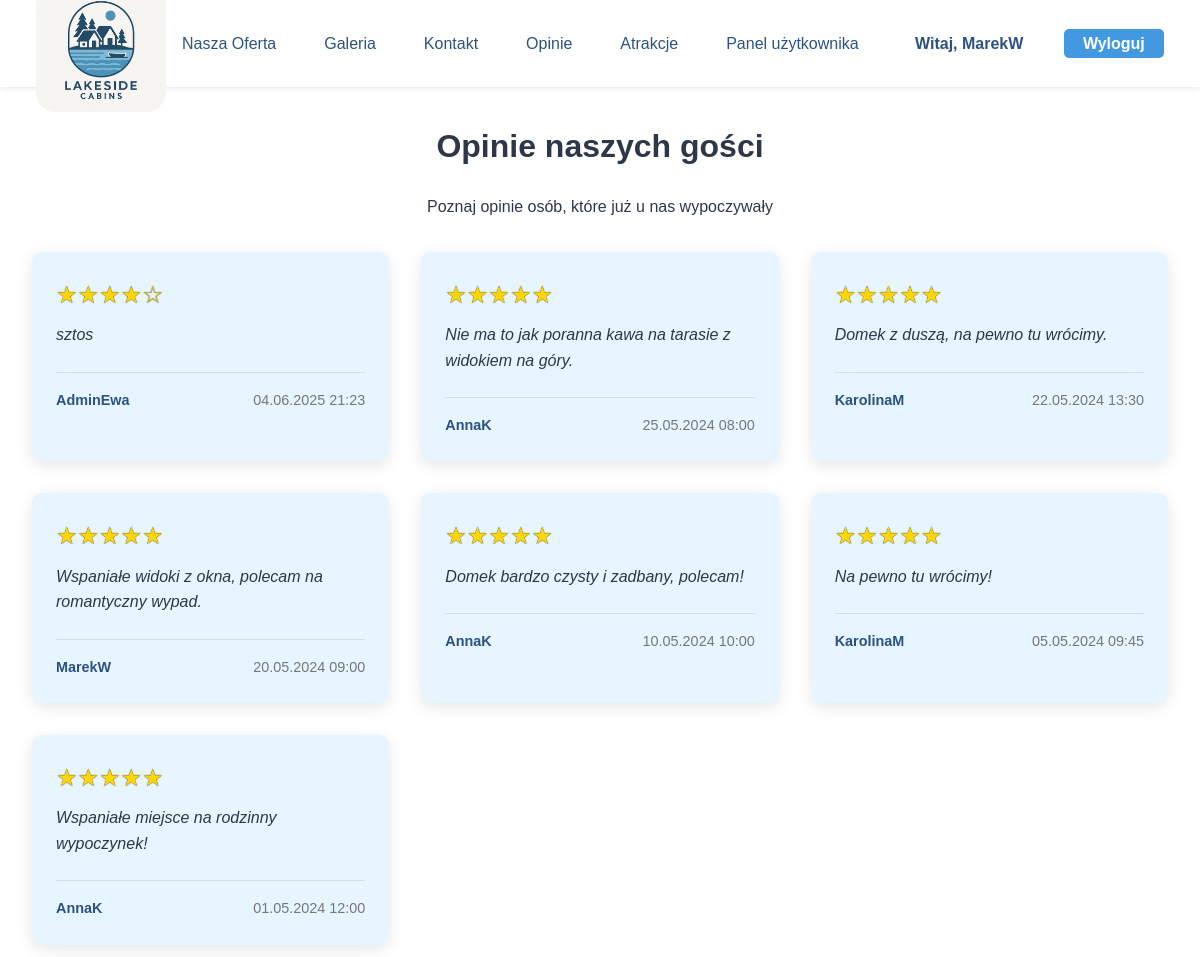
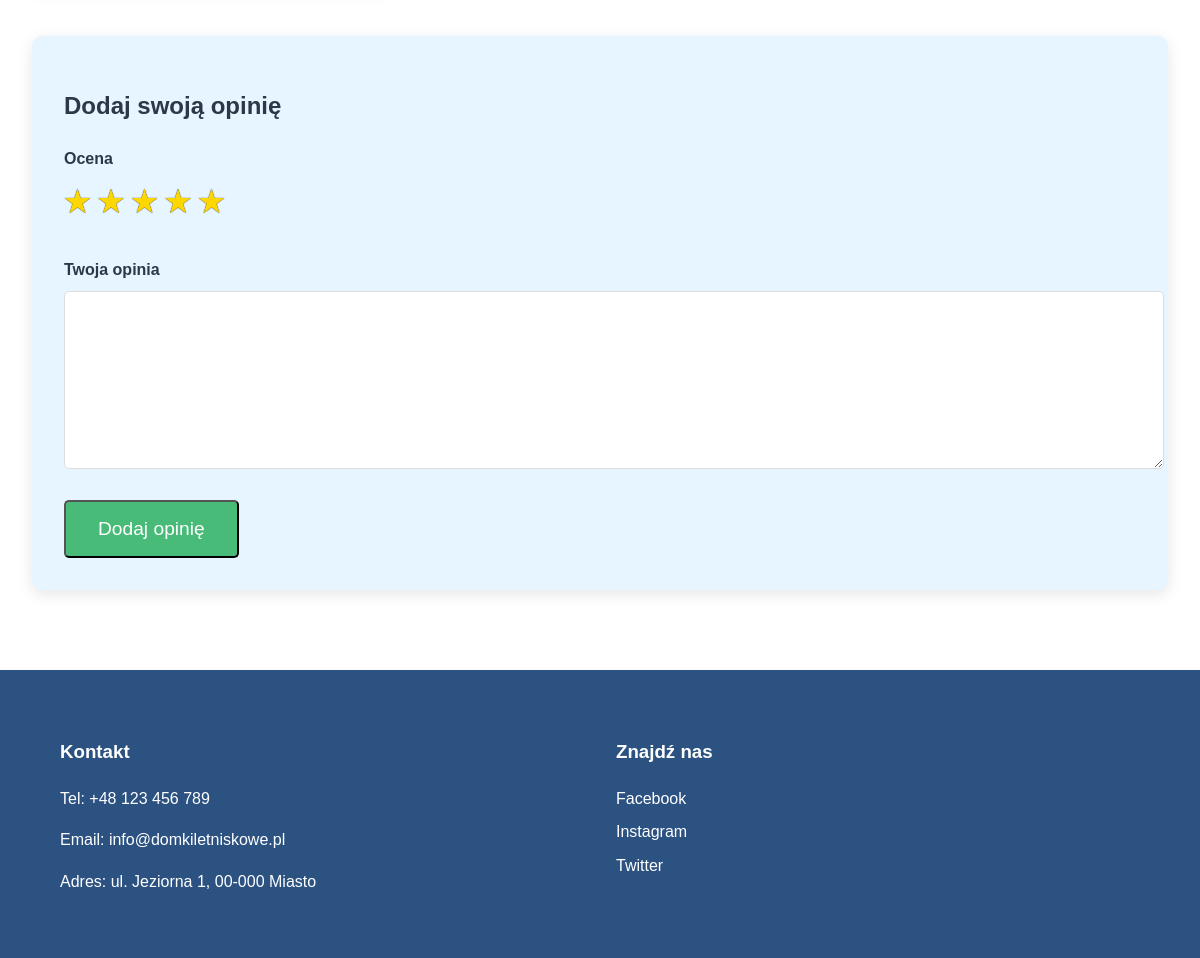
The app's page /opinie.php (signed in) with its own data (2 pictures, top to bottom).
### tables this page shows
CREATE TABLE `opinions` (
  `id` int(11) NOT NULL,
  `user_id` int(11) NOT NULL,
  `content` text NOT NULL,
  `rating` int(11) DEFAULT NULL CHECK (`rating` between 1 and 5),
  `created_at` datetime NOT NULL DEFAULT current_timestamp(),
  `approved` tinyint(1) DEFAULT 0
);

CREATE TABLE `users` (
  `id` int(11) NOT NULL,
  `username` varchar(50) NOT NULL,
  `email` varchar(100) NOT NULL,
  `password` varchar(255) NOT NULL,
  `role` enum('admin','client','konserwator','ksiegowy') DEFAULT 'client'
);

### opinie.php (the view, shortened to what this page needs)
<?php
$host = 'localhost';
$user = 'root';
$pass = '';
$db   = 'domki_letniskowe';
$conn = mysqli_connect($host, $user, $pass, $db);
$opinie = [];
if ($conn) {
    $sql = "SELECT o.content, o.rating, u.username, u.email, o.id, o.created_at
        FROM opinions o
        JOIN users u ON o.user_id = u.id
        WHERE o.approved = TRUE
        ORDER BY o.id DESC";
    $result = mysqli_query($conn, $sql);
    if ($result) {
        while ($row = mysqli_fetch_assoc($result)) {
            $opinie[] = $row;
        }
    }
}
?>
<!DOCTYPE html>
<html lang="pl">
<head>
    <link rel="stylesheet" href="css/style.css">
</head>
<body>
    <header>
        <a href="index.php"><img src="assets/logo.png" alt="Logo Domki Letniskowe" class="logo"></a>
        <nav>
            <ul>
                <li><a href="oferta.php">Nasza Oferta</a></li>
                <li><a href="galeria.php">Galeria</a></li>
                <li><a href="kontakt.php">Kontakt</a></li>
                <li><a href="opinie.php">Opinie</a></li>
                <li><a href="atrakcje.php">Atrakcje</a></li>
                <?php if(isset($_SESSION['user_id']) && isset($_SESSION['user_email'])): ?>
                <li><a href="admin.php">Panel użytkownika</a></li>
                <li class="login-btn" style="color:var(--primary-color); font-weight:bold; background:none;">
                    Witaj, <?= htmlspecialchars($_SESSION['user_name']) ?>
                </li>
                <li class="login-btn"><a href="logout.php">Wyloguj</a></li>
                <?php else: ?>
                <li class="login-btn"><a href="login.php">Login</a></li>
                <?php endif; ?>
            </ul>
        </nav>
    </header>
    <main style="padding-top: 100px;">
        <h1 style="text-align:center;">Opinie naszych gości</h1>
        <p style="text-align:center;">Poznaj opinie osób, które już u nas wypoczywały</p>
        <div class="opinie-grid">
            <?php foreach($opinie as $opinia): ?>
                <div class="opinia-karta">
                    <div class="gwiazdki">
                        <?php
                        $rating = (int)$opinia['rating'];
                        for ($i = 1; $i <= 5; $i++) {
                            echo $i <= $rating ? '★' : '☆';
                        }
                        ?>
                    </div>
                    <div class="opinia-tekst">
                        <?= htmlspecialchars($opinia['content']) ?>
                    </div>
                    <div class="opinia-meta">
                        <span class="opinia-autor"><?= htmlspecialchars($opinia['username']) ?></span>
                        <span class="opinia-data">
                            <?= date('d.m.Y H:i', strtotime($opinia['created_at'])) ?>
                        </span>
                    </div>
                </div>
            <?php endforeach; ?>
        </div>
        <?php if(isset($_SESSION['user_id'])): ?>
        <div class="dodaj-opinie">
            <h2>Dodaj swoją opinię</h2>
            <form action="dodaj_opinie.php" method="POST">
                <div class="form-group">
                    <label>Ocena</label>
                    <div class="star-rating">
                        <label for="star5">★</label>
                        <label for="star4">★</label>
                        <label for="star3">★</label>
                        <label for="star2">★</label>
                        <label for="star1">★</label>
                    </div>
                </div>
                <div class="form-group">
                    <label for="tresc">Twoja opinia</label>
                    <textarea id="tresc" name="tresc" required></textarea>
                </div>
                <button type="submit" class="btn-rezerwuj">Dodaj opinię</button>
            </form>
        </div>
        <?php else: ?>
        <div class="dodaj-opinie" style="text-align:center;">
            <p>Aby dodać opinię, <a href="login.php">zaloguj się</a>.</p>
        </div>
        <?php endif; ?>
    </main>
    <footer>
        <div class="footer-content">
            <div class="kontakt">
                <h3>Kontakt</h3>
                <p>Tel: +48 123 456 789</p>
                <p>Email: info@domkiletniskowe.pl</p>
                <p>Adres: ul. Jeziorna 1, 00-000 Miasto</p>
            </div>
            <div class="social-media">
                <h3>Znajdź nas</h3>
                <a href="#" class="social-link">Facebook</a>
                <a href="#" class="social-link">Instagram</a>
                <a href="#" class="social-link">Twitter</a>
            </div>
        </div>
    </footer>
</body>
</html>

### css/style.css (style rules this page uses)
:root { --primary-color: #2c5282; --secondary-color: #4299e1; --accent-color: #48bb78; --text-color: #2d3748; --light-bg: #e6f5ff; }
body { margin: 0; font-family: 'Arial', sans-serif; color: var(--text-color); line-height: 1.6; }
header { background: white; box-shadow: 0 1px 5px rgba(0,0,0,0.1); padding: 0.7rem 3%; position: fixed; width: 94%; top: 0; z-index: 1000; display: flex; align-items: center; justify-content: space-between; height: 65px; }
.logo { width: 130px; height: auto; }
nav { flex: 1; }
nav ul { display: flex; list-style: none; gap: 1rem; justify-content: flex-end; padding: 0; margin: 0; }
nav a { text-decoration: none; color: var(--primary-color); font-weight: 500; font-size: 1rem; padding: 0.4rem 1rem; border-radius: 3px; transition: all 0.3s ease; }
main { max-width: 1200px; margin: 0 auto; padding: 2rem; }
.btn-rezerwuj { display: inline-block; padding: 1rem 2rem; background: var(--accent-color); color: white; text-decoration: none; font-size: 1.2rem; border-radius: 5px; transition: all 0.3s ease; }
footer { background: var(--primary-color); color: white; padding: 3rem 5%; }
.footer-content { max-width: 1200px; margin: 0 auto; display: grid; grid-template-columns: repeat(auto-fit, minmax(250px, 1fr)); gap: 2rem; }
.social-link { display: block; color: white; text-decoration: none; margin: 0.5rem 0; transition: color 0.3s ease; }
.logo { padding-top: 15px; border-radius: 20px; }
.login-btn { margin-left: auto; }
.login-btn a { background: var(--secondary-color); color: #fff !important; font-weight: bold; border-radius: 5px; padding: 0.4rem 1.2rem; transition: background 0.3s; }

### opinie.php (style rules this page uses)
.opinie-grid { display: grid; grid-template-columns: repeat(auto-fill, minmax(300px, 1fr)); gap: 2rem; margin: 2rem 0; }
.opinia-karta { background: var(--light-bg); padding: 1.5rem; border-radius: 10px; box-shadow: 0 4px 15px rgba(0,0,0,0.1); }
.opinia-tekst { font-style: italic; margin-bottom: 1rem; line-height: 1.6; }
.opinia-meta { display: flex; justify-content: space-between; align-items: center; border-top: 1px solid #ddd; padding-top: 1rem; margin-top: 1.5rem; font-size: 0.9rem; }
.opinia-autor { font-weight: bold; color: var(--primary-color); }
.opinia-data { color: #777; }
.gwiazdki { color: gold; font-size: 1.5rem; margin-bottom: 0.5rem; text-shadow: 0px 0px 1px #000; }
.dodaj-opinie { background: var(--light-bg); padding: 2rem; border-radius: 10px; box-shadow: 0 4px 15px rgba(0,0,0,0.1); margin: 3rem 0; }
.form-group { margin-bottom: 1.5rem; }
.form-group label { display: block; margin-bottom: 0.5rem; font-weight: bold; }
.form-group input, .form-group textarea { width: 100%; padding: 0.8rem; border: 1px solid #ddd; border-radius: 5px; font-family: inherit; font-size: 1rem; }
.form-group textarea { min-height: 150px; resize: vertical; }
.star-rating { margin-bottom: 1rem; direction: rtl; text-align: left; }
.star-rating label { display: inline-block; cursor: pointer; font-size: 1.8rem; color: #ddd; transition: color 0.2s; margin-right: 0.2rem; text-shadow: 0px 0px 1px #000; }
.star-rating label:hover, .star-rating label:hover ~ label, .star-rating input:checked ~ label { color: gold; }

### records on screen
opinions: rating 4 (drawn), content "sztos", user.username "AdminEwa", created_at "04.06.2025 21:23"
opinions: content "Nie ma to jak poranna kawa na tarasie z widokiem na góry.", user.username "AnnaK", created_at "25.05.2024 08:00"
opinions: content "Domek z duszą, na pewno tu wrócimy.", user.username "KarolinaM", created_at "22.05.2024 13:30"
opinions: content "Wspaniałe widoki z okna, polecam na romantyczny wypad.", user.username "MarekW", created_at "20.05.2024 09:00"
opinions: content "Domek bardzo czysty i zadbany, polecam!", user.username "AnnaK", created_at "10.05.2024 10:00"
opinions: content "Na pewno tu wrócimy!", user.username "KarolinaM", created_at "05.05.2024 09:45"
opinions: content "Wspaniałe miejsce na rodzinny wypoczynek!", user.username "AnnaK", created_at "01.05.2024 12:00"

### other values on screen
$_SESSION['user_name'] "MarekW"
